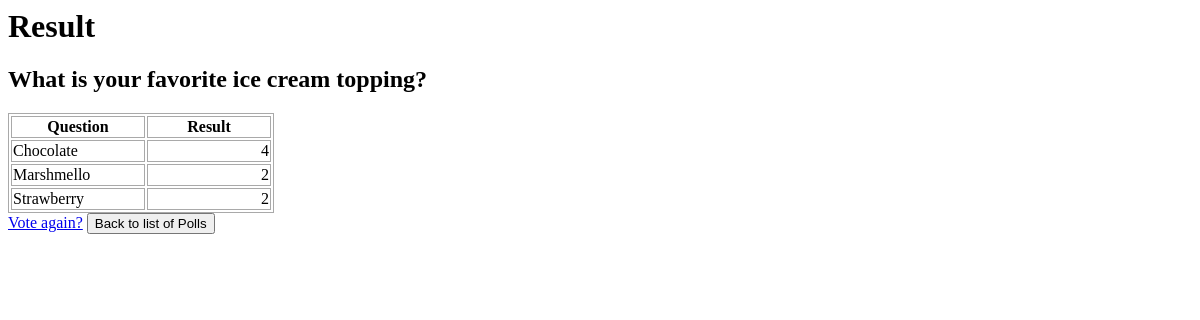
The page /polls/3/results/ on the database as committed earlier.
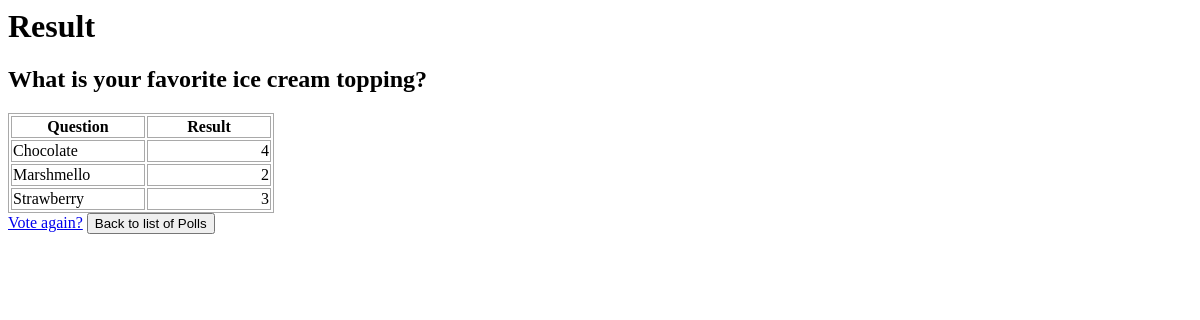
The same page on the database as committed later.
### polls/models.py (models this page shows, shortened)
class Choice(models.Model):
    question = models.ForeignKey(Question, on_delete=models.CASCADE)
    choice_text = models.CharField(max_length=200)
    votes = models.IntegerField(default=0)

### polls/views.py (the view)
# urls.py: path('<int:pk>/results/', views.ResultsView.as_view(), name='results'),
class ResultsView(generic.DetailView):
    model = Question
    template_name = 'polls/results.html'

### polls/templates/polls/results.html (shortened to what this page needs)
<h1 style="color: black"> Result </h1>
<h2>{{ question.question_text }}</h2>
<table>
    <tr>
        <th style="width: 130px">Question</th>
        <th style="width: 120px">Result</th>
    </tr>
    <tbody>
        {% for choice in question.choice_set.all %}
    <tr>
        <td>
            {{ choice.choice_text }}
        </td>
        <td style="text-align: right">
            {{ choice.votes }}
        </td>
    </tr>
    {% endfor %}
    </tbody>
</table>
<a href="{% url 'polls:detail' question.id %}">Vote again?</a>
<input type="button" value="Back to list of Polls" onclick= "location.href = '{% url 'polls:index' %}'">

Rows that differ between the two databases and show on the page:
changed Choice "Strawberry": votes "2" → "3"
